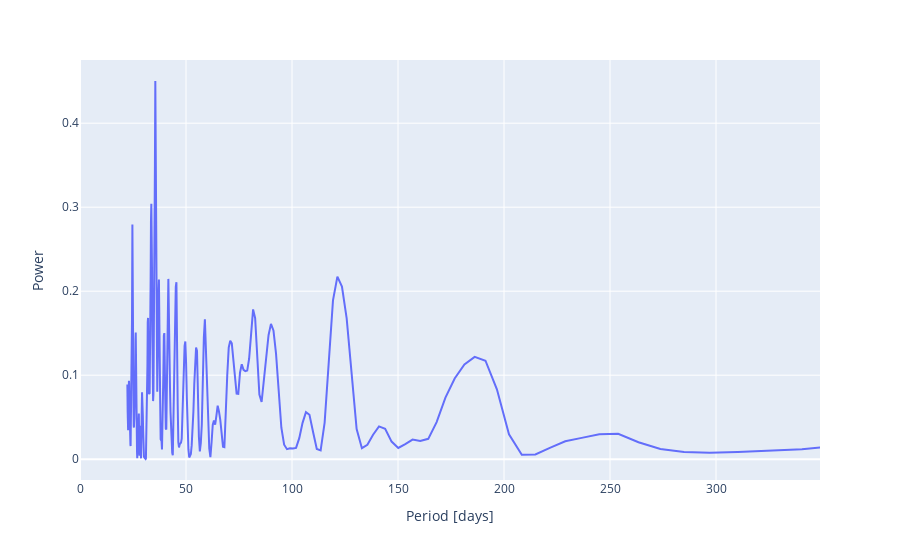

The code cell stored with this chart in its notebook:
### Markdown cell above
### Plot the periodogram and determine the best period

### Code cell
#generate and plot periodogram
#jd=Time(i_data.date,format='jd') #was using the astropy time units for the date
jd=mag_data.date
ls=LombScargle(jd,mag_data.filtered_mag)
frequency,power=ls.autopower()
fig2=px.line(x=1/frequency,y=power,labels={'x':'Period [days]','y':'Power'})
fig2.update_xaxes(range=[0, (max(jd)-min(jd))/4.]) #added max range for plot, change if a better range is more useful
iplot(fig2)
#best_period = 1/frequency[numpy.argmax(power[numpy.where(1./frequency < 1000.0)])]
best_period = 1/frequency[numpy.argmax(power)]
print('best period:',numpy.round(best_period,5),'days')

### Figure 1 — Plotly figure (JSON) as saved in the notebook; plotly's stock layout.template omitted (floating-point values rounded to 4 significant figures; data arrays with more than 128 entries replaced by an {"elided": "..."} marker saying what was removed)
{"data": [{"hovertemplate": "Period [days]=%{x}<br>Power=%{y}<extra></extra>", "legendgroup": "", "line": {"color": "#636efa", "dash": "solid"}, "mode": "lines", "name": "", "orientation": "v", "showlegend": false, "type": "scatter", "x": {"elided": "313 float values"}, "xaxis": "x", "y": {"elided": "313 float values"}, "yaxis": "y"}], "layout": {"legend": {"tracegroupgap": 0}, "margin": {"t": 60}, "xaxis": {"anchor": "y", "domain": [0, 1], "range": [0, 349.1], "title": {"text": "Period [days]"}}, "yaxis": {"anchor": "x", "domain": [0, 1], "title": {"text": "Power"}}}}
